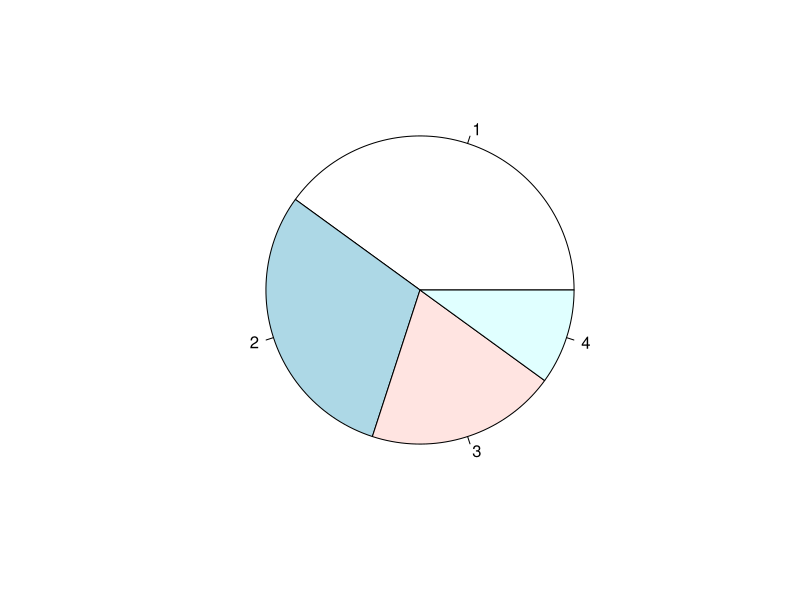
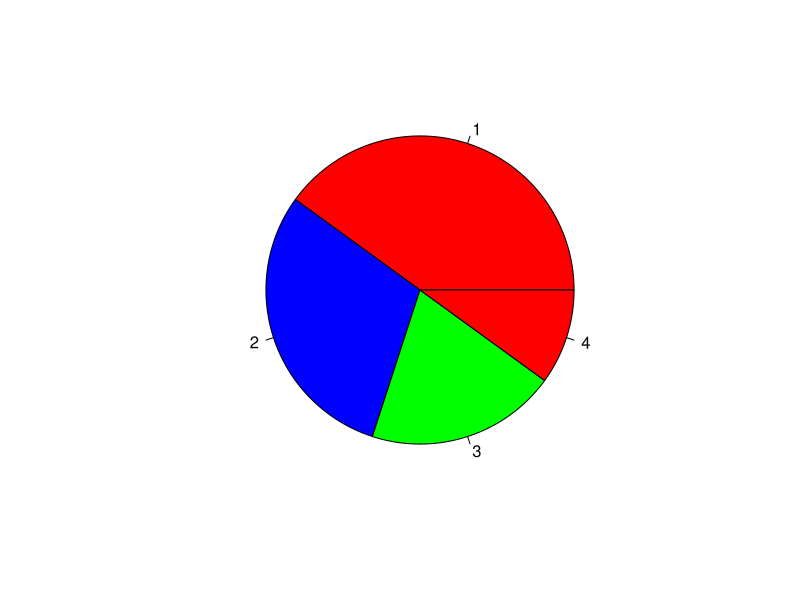
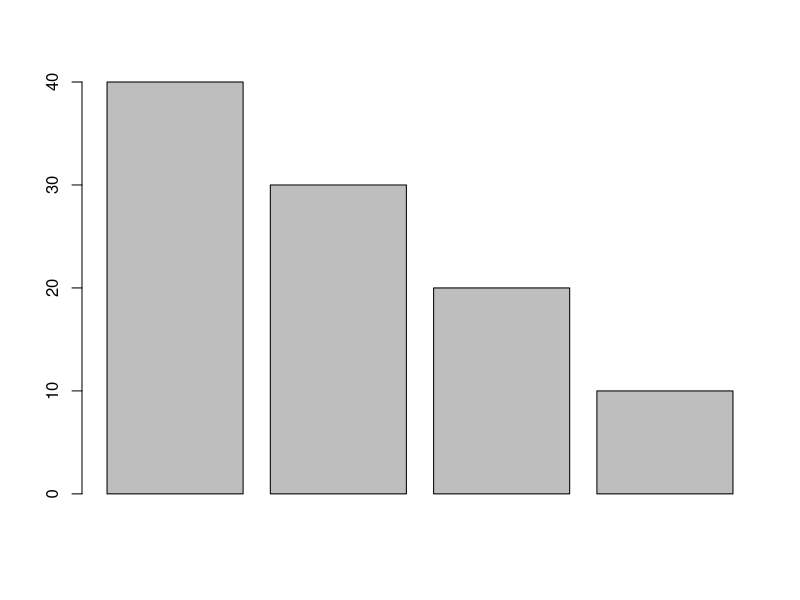
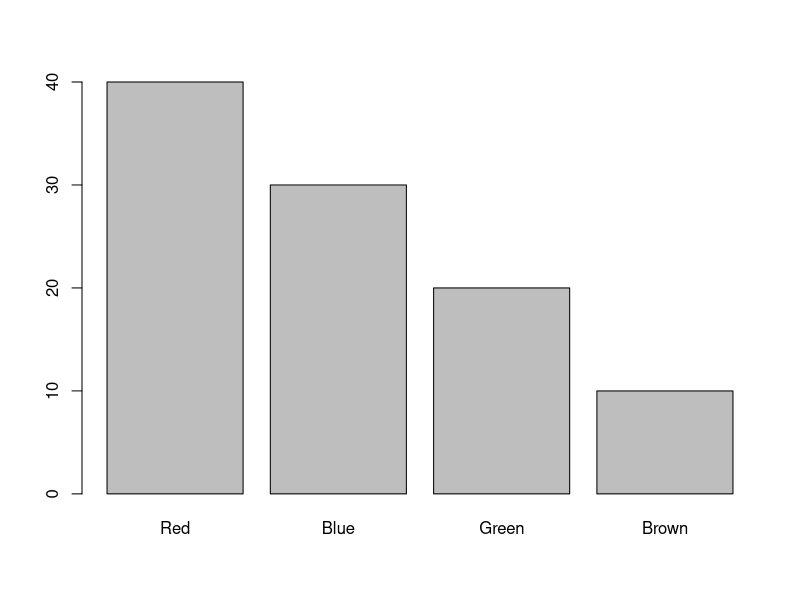
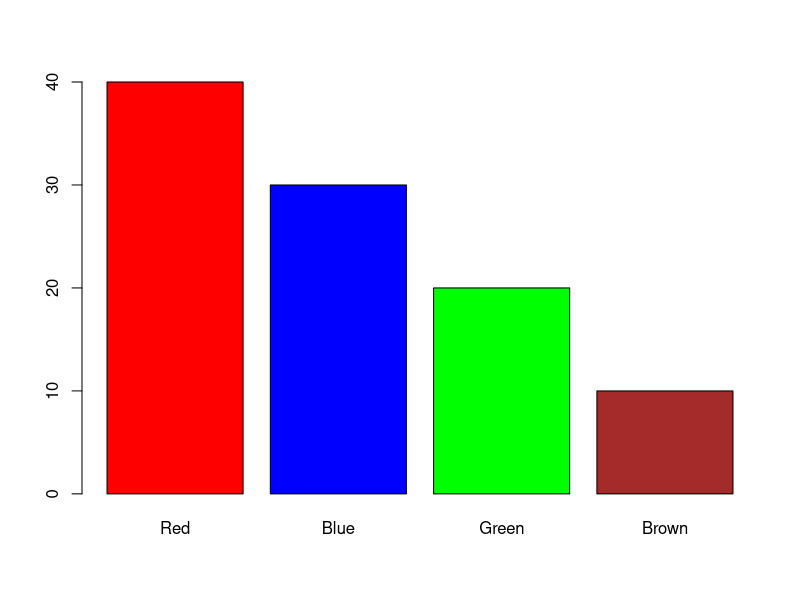
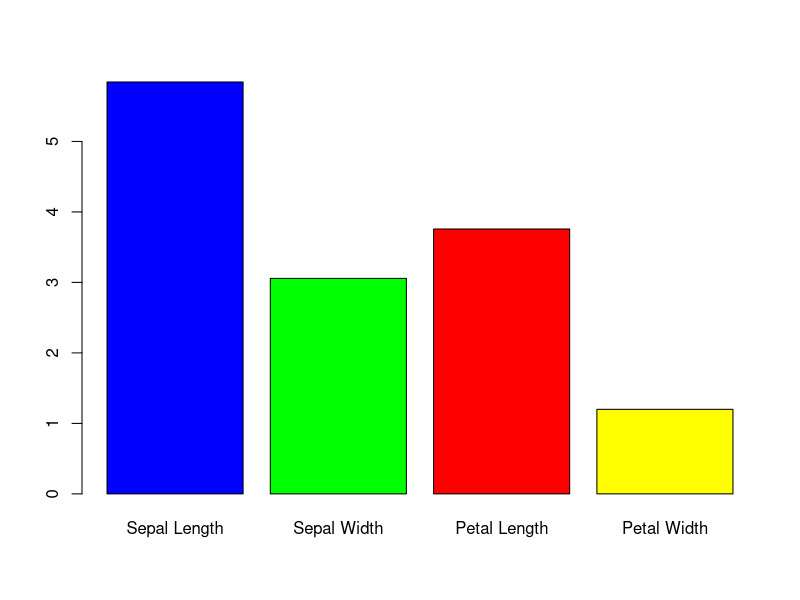

Write R code to recreate these figures, in order. (Note: this script raises an error after producing the figures.)
# Brett Waugh
# 13 February 2019
# week6.R
# Introduction to Open Source R - R Studio

# Basic Pie graph
mypie <- c(40,30,20,10)
mypie

pie(mypie)

# Better pie graph
mycolors <- c("red", "blue", "green")
pie(mypie, col=mycolors)

# Basic Bar chart
x <- c(40, 30, 20, 10)
x

barplot(x)

# Bar chart with labels
names(x) <- c("Red", "Blue", "Green", "Brown")
x

barplot(x)

# Bar chart with labels and colors
mycolors <- c("red", "blue", "green", "brown")

barplot(x, col=mycolors)

# Basic iris bar chart
avgSLen <- mean(iris$Sepal.Length)
avgSWid <- mean(iris$Sepal.Width)
avgPLen <- mean(iris$Petal.Length)
avgPWid <- mean(iris$Petal.Width)

averageIris <- c(avgSLen, avgSWid, avgPLen, avgPWid)

irisLabels <- c("Sepal Length", "Sepal Width", "Petal Length", "Petal Width")

names(averageIris) <- c(irisLabels)

irisColors <- c("blue", "green", "red", "yellow")

barplot(averageIris, col=irisColors)

# More advanced Iris dot plot
ggplot(iris, aes(x=iris$Sepal.Width, y=iris$Sepal.Length, col=iris$Species)) + geom_point()


# Final Iris line graph 
ggplot(iris, aes(x=iris$Sepal.Width, y=iris$Sepal.Length, col=iris$Species)) + geom_point()

